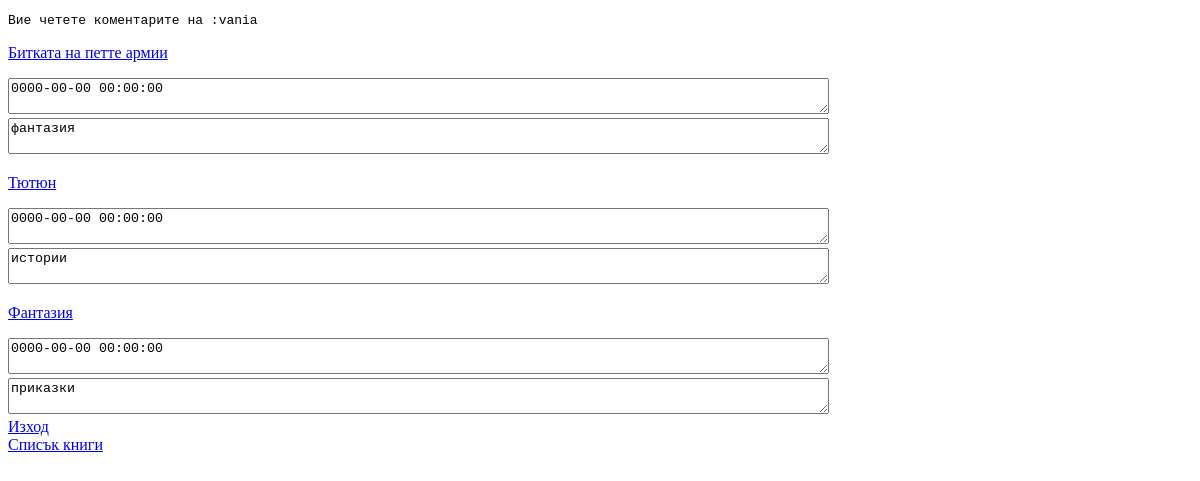
Page /user_comments.php?user_id=1 on the earlier database version.
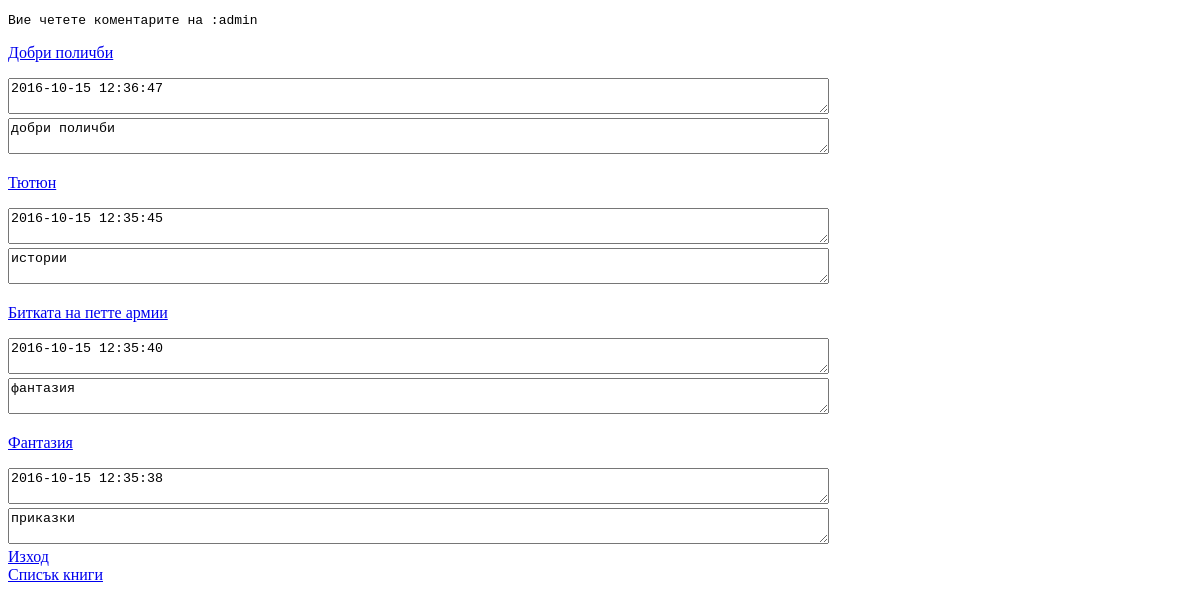
Same page on the later database version.
### tables this page shows
CREATE TABLE IF NOT EXISTS `users` (
  `user_id` int(11) NOT NULL AUTO_INCREMENT,
  `username` varchar(50) NOT NULL,
  `pass` varchar(80) NOT NULL,
  PRIMARY KEY (`user_id`)
);

CREATE TABLE IF NOT EXISTS `comments` (
  `user_id` int(11) NOT NULL,
  `book_id` int(11) NOT NULL,
  `comments_id` int(11) NOT NULL AUTO_INCREMENT,
  `date_time` datetime NOT NULL,
  `comment` text NOT NULL,
  `counter` int(11) NOT NULL,
  PRIMARY KEY (`comments_id`)
);

CREATE TABLE IF NOT EXISTS `books` (
  `book_id` int(11) NOT NULL AUTO_INCREMENT,
  `book_name` varchar(250) NOT NULL,
  `counter` int(11) NOT NULL,
  PRIMARY KEY (`book_id`)
);

### include/function.php (called while the page is built, shortened)
<?php
function getUsernameById($link,$user_id){
        $q=  mysqli_query($link,
        'SELECT username FROM users
       WHERE user_id= '.$user_id.'');
        if(mysqli_num_rows($q)>0){
            $row=  mysqli_fetch_assoc($q);
        }
    return $row;
}

### user_comments.php (the view, shortened to what this page needs)
<?php
include 'include/header.php';
if($_GET['user_id']){
   $user_id=$_GET['user_id'];
   $user=  getUsernameById($link, $user_id);
    echo '<pre>Вие четете коментарите на :'.$user['username'].'</pre>';
    $q=  mysqli_query($link,
            'SELECT * FROM `comments` as c
    join users  on c.user_id=users.user_id
    join books as b on c.book_id=b.book_id
    where c.user_id='.$user_id);
    if(mysqli_affected_rows($link)==0){
        echo '<p>Няма коментари за тази книга</p>';
    }
    else{
    $rezult=  array();
    while ($row=  mysqli_fetch_assoc($q)){
    $rezult[$row['book_id']]['book_id']=$row['book_id'];
    $rezult[$row['book_id']]['book_name']=$row['book_name'];
    $rezult[$row['book_id']]['comments'][$row['date_time']]=$row['date_time'];
    $rezult[$row['book_id']]['comments'][$row['comments_id']]=$row['comment'];
    }
    foreach ($rezult as $row){
        echo '<p><a href="book.php?book_id='.$row['book_id'].'">'.$row['book_name'].'</a></p>';
        foreach ($row['comments'] as $rows){
            echo '<textarea rows="2" cols="100">'.$rows.'</textarea>';
        }
    }
}
}
?>
<div><a href="logout.php">Изход</a></div>
<div><a href="index.php">Списък книги</a></div>
<?php
include 'include/footer.php';

### include/header.php (shortened to what this page needs)
<?php
  include 'include/function.php';
    ?>
<!DOCTYPE html>
<html>
    <head>
    </head>
    <body>

### include/footer.php
 </body>
</html>

Differences in the rows shown:
changed users: username "vania" → "admin"
now on this page (row edited): comments: book.book_name "Добри поличби", date_time "2016-10-15 12:36:47", comment "добри поличби"
changed comments "истории": date_time "0000-00-00 00:00:00" → "2016-10-15 12:35:45"; moves up the list
changed comments "фантазия": date_time "0000-00-00 00:00:00" → "2016-10-15 12:35:40"
changed comments "приказки": date_time "0000-00-00 00:00:00" → "2016-10-15 12:35:38"
